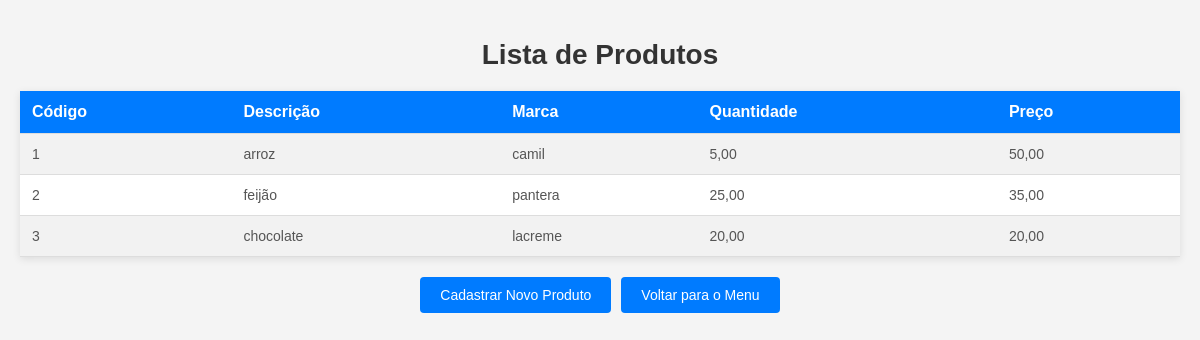
The page /produtos/ (signed in) on the database its author committed.
### produtos/models.py (models this page shows, shortened)
class Produtos(models.Model):
    codigo = models.CharField(max_length=13, unique=True)
    descricao = models.CharField(max_length=100)
    marca = models.CharField(max_length=30)
    quantidade_minima = models.DecimalField(max_digits=10, decimal_places=2)
    quantidade = models.DecimalField(max_digits=10, decimal_places=2)
    custo = models.DecimalField(max_digits=10, decimal_places=2)
    preco = models.DecimalField(max_digits=10, decimal_places=2)
    observacao = models.TextField(max_length=255, blank=True)

### produtos/views.py (the view)
# urls.py: path('', views.lista_produtos, name='lista_produtos'),
@login_required
def lista_produtos(request):
    produtos = Produtos.objects.all()
    return render(request, 'lista_produtos.html', {'produtos': produtos})

### produtos/templates/lista_produtos.html (shortened to what this page needs)
<!DOCTYPE html>
<html lang="pt-br">
<head>
</head>
<body>
  <h1>Lista de Produtos</h1>
  <table>
    <tr>
      <th>Código</th>
      <th>Descrição</th>
      <th>Marca</th>
      <th>Quantidade</th>
      <th>Preço</th>
    </tr>
    {% for produto in produtos %}
    <tr>
      <td>{{ produto.codigo }}</td>
      <td>{{ produto.descricao }}</td>
      <td>{{ produto.marca }}</td>
      <td>{{ produto.quantidade }}</td>
      <td>{{ produto.preco }}</td>
    </tr>
    {% endfor %}
</table>
<div class="button-group">
  <a href="{% url 'cadastrar_produto' %}">
    <button>Cadastrar Novo Produto</button>
  </a>
  <a href="{% url 'menu_principal' %}">
    <button>Voltar para o Menu</button>
  </a>
</div>
</body>
</html>

### produtos/templates/lista_produtos.html (style rules this page uses)
body { font-family: Arial, sans-serif; background-color: #f4f4f4; margin: 0; padding: 20px; }
h1 { text-align: center; color: #333; font-size: 28px; margin-bottom: 20px; }
table { width: 100%; border-collapse: collapse; margin-bottom: 20px; background-color: #fff; box-shadow: 0 2px 8px rgba(0, 0, 0, 0.1); }
th, td { padding: 12px; text-align: left; border-bottom: 1px solid #ddd; }
th { background-color: #007bff; color: white; font-size: 16px; }
tr:nth-child(even) { background-color: #f2f2f2; }
td { font-size: 14px; color: #555; }
a { text-decoration: none; color: #007bff; font-weight: bold; }
button { padding: 10px 20px; font-size: 14px; color: white; background-color: #007bff; border: none; border-radius: 4px; cursor: pointer; }
.button-group { display: flex; justify-content: center; gap: 10px; }
.button-group a { display: inline-block; }

### rows shown on the page
Produtos: codigo "1", descricao "arroz", marca "camil", quantidade "5,00", preco "50,00"
Produtos: codigo "2", descricao "feijão", marca "pantera", quantidade "25,00", preco "35,00"
Produtos: codigo "3", descricao "chocolate", marca "lacreme", quantidade "20,00", preco "20,00"
